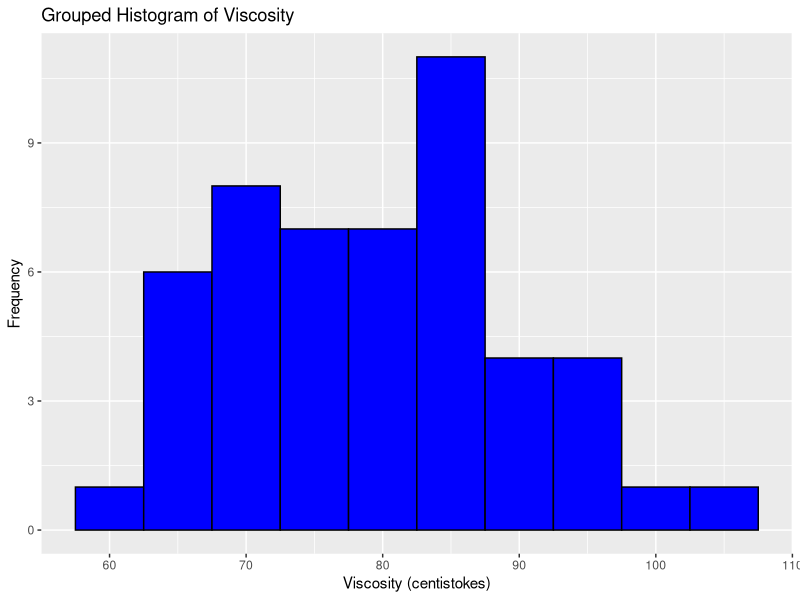
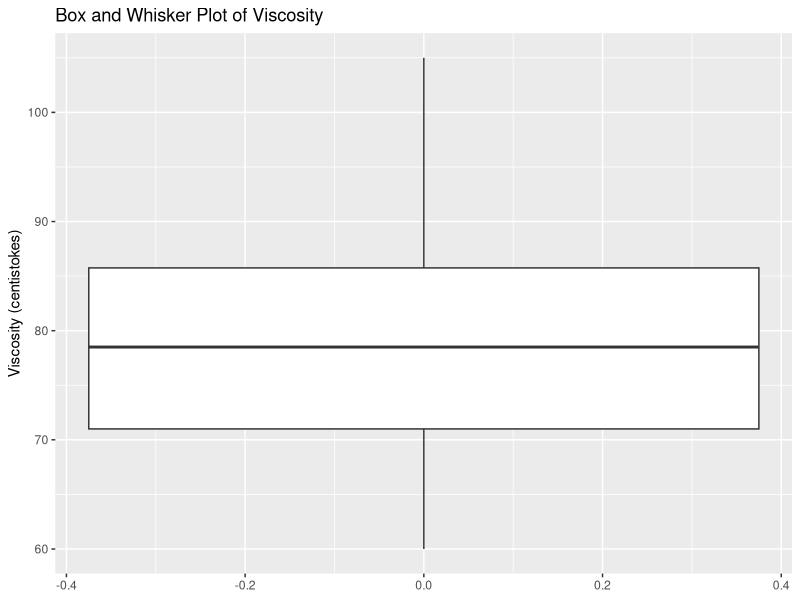
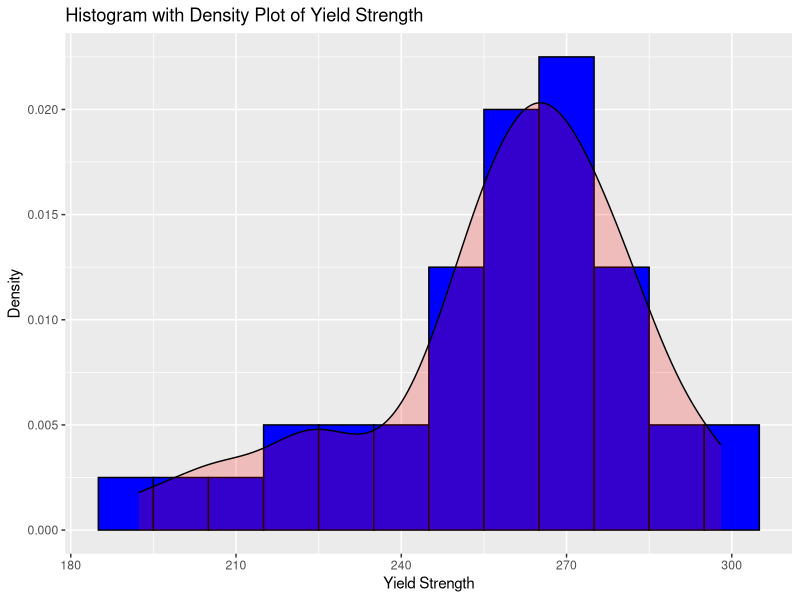

Write the R code that produced these figures, in order.
## ---- chunk 1

# Load necessary libraries
library(tidyverse)

# Read the data
viscosity_data <- read.table("viscosity.txt", header = TRUE)

# Inspect the data
str(viscosity_data)
summary(viscosity_data)



## ---- chunk 2
# Generate a grouped frequency distribution
viscosity_bins <- cut(viscosity_data$centistokes, breaks = seq(floor(min(viscosity_data$centistokes)), ceiling(max(viscosity_data$centistokes)), by = 5))

# Create frequency table
viscosity_freq <- table(viscosity_bins)
viscosity_freq

# Calculate relative frequencies
viscosity_rel_freq <- prop.table(viscosity_freq)
viscosity_rel_freq

## ---- chunk 3
# Create a grouped histogram
ggplot(viscosity_data, aes(x = centistokes)) +
  geom_histogram(binwidth = 5, fill = "blue", color = "black") +
  labs(title = "Grouped Histogram of Viscosity", x = "Viscosity (centistokes)", y = "Frequency")




## ---- chunk 4
# Five-number summary
five_num_summary <- fivenum(viscosity_data$centistokes)
names(five_num_summary) <- c("Minimum", "1st Quartile", "Median", "3rd Quartile", "Maximum")
five_num_summary


## ---- chunk 5
# Create a box and whisker plot
ggplot(viscosity_data, aes(y = centistokes)) +
  geom_boxplot() +
  labs(title = "Box and Whisker Plot of Viscosity", y = "Viscosity (centistokes)")

## ---- chunk 6
# Find the second highest frequency bin
sorted_freq <- sort(viscosity_freq, decreasing = TRUE)
second_highest_freq_bin <- names(sorted_freq)[2]

# Calculate the midpoint
bin_edges <- as.numeric(unlist(strsplit(gsub("[^0-9\\.\\-]", " ", second_highest_freq_bin), " ")))
midpoint_second_highest <- mean(bin_edges)
midpoint_second_highest

# Find the highest relative frequency value
highest_rel_freq <- max(viscosity_rel_freq)
highest_rel_freq

# Number of bars in the histogram
num_bars <- length(viscosity_freq)
num_bars

# First and last values on the x-axis
x_axis_range <- range(as.numeric(names(viscosity_freq)))
x_axis_range

# Y-axis range for the boxplot
y_axis_range_boxplot <- range(viscosity_data$centistokes)
y_axis_range_boxplot


# Median of the viscosity data
median_viscosity <- median(viscosity_data$centistokes)
median_viscosity



## ---- chunk 7
# Load necessary libraries
library(tidyverse)

# Read the data
yield_data <- read.table("yield.txt", header = TRUE)

# Inspect the data
str(yield_data)
summary(yield_data)

# Create a histogram with density plot
histogram <- ggplot(yield_data, aes(x = strength)) +
  geom_histogram(aes(y = ..density..), binwidth = 10, fill = "blue", color = "black") +
  geom_density(alpha = 0.2, fill = "red") +
  labs(title = "Histogram with Density Plot of Yield Strength", x = "Yield Strength", y = "Density")

# Print the histogram
print(histogram)

# Find the value at which the highest density occurs
density_data <- density(yield_data$strength)
max_density_value <- density_data$x[which.max(density_data$y)]
max_density_value_rounded <- round(max_density_value)
max_density_value_rounded

# Get the first and last values on the y-axis of the histogram
histogram_build <- ggplot_build(histogram)
y_axis_range <- range(histogram_build$layout$panel_params[[1]]$y.range)
y_axis_range



